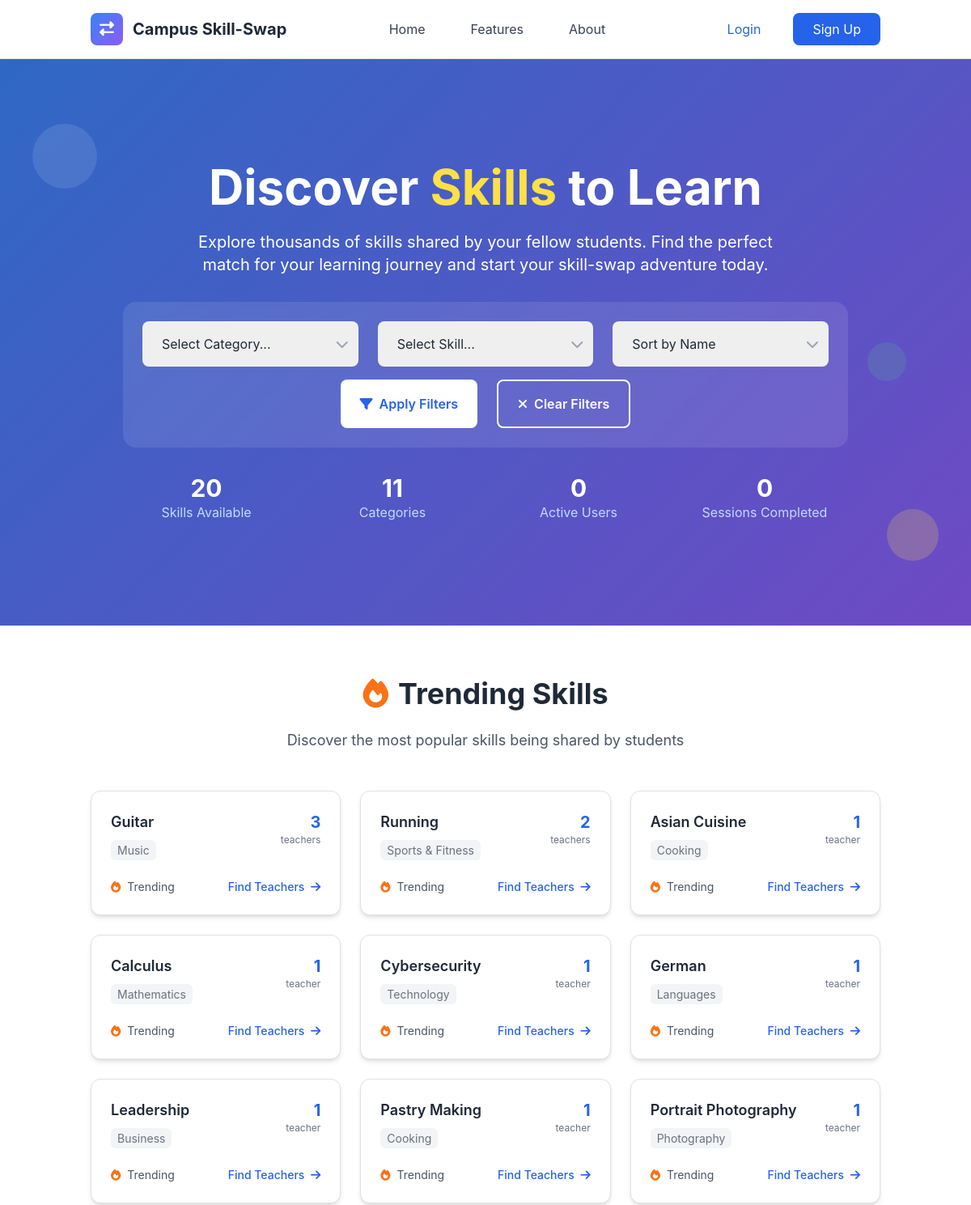
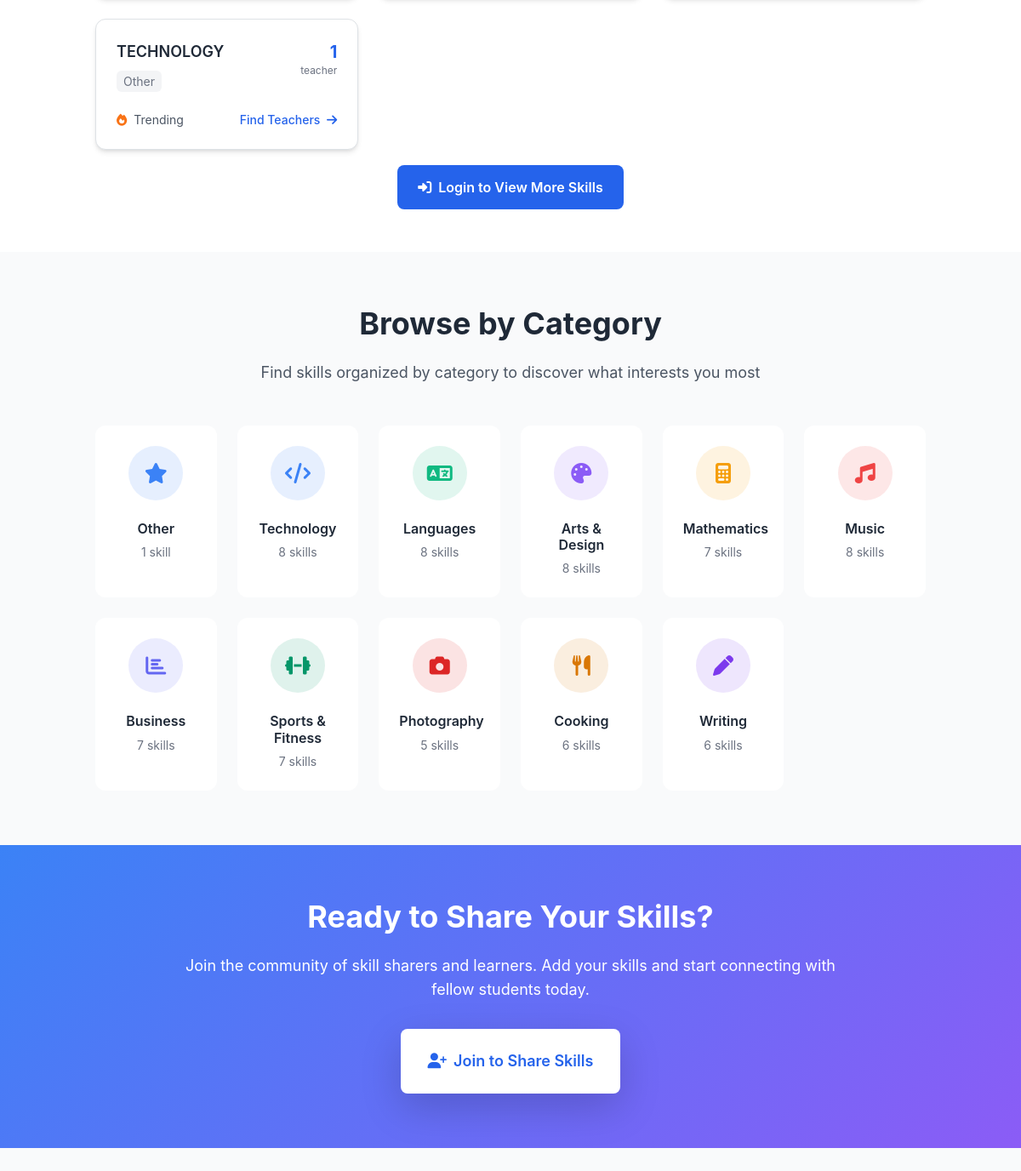
Screenshot of /skills/ with the database file from the repository (2 pictures, top to bottom).
### skills/models.py (models this page shows, shortened)
class Skill(models.Model):
    name = models.CharField(max_length=100)
    category = models.ForeignKey(SkillCategory, on_delete=models.CASCADE, related_name='skills')
    description = models.TextField(blank=True)
    is_popular = models.BooleanField(default=False)
    created_at = models.DateTimeField(auto_now_add=True)
    updated_at = models.DateTimeField(auto_now=True)
    class Meta:
        ordering = ['category__name', 'name']
        unique_together = ['name', 'category']

class SkillCategory(models.Model):
    name = models.CharField(max_length=100, unique=True)
    description = models.TextField(blank=True)
    icon = models.CharField(max_length=50, blank=True, help_text="CSS icon class")
    color = models.CharField(max_length=7, default='#3B82F6', help_text="Hex color code")
    is_active = models.BooleanField(default=True)
    created_at = models.DateTimeField(auto_now_add=True)
    updated_at = models.DateTimeField(auto_now=True)
    class Meta:
        ordering = ['name']
        verbose_name_plural = "Skill Categories"
        db_table = 'category'

### skills/views.py (the view, shortened to what this page needs)
# urls.py: path('', views.SkillListView.as_view(), name='skill_list'),
class SkillListView(ListView):
    model = Skill
    template_name = 'skills/skill_list.html'
    context_object_name = 'skills'
    paginate_by = 20
    def get_queryset(self):
        queryset = Skill.objects.filter(category__is_active=True).annotate(
            offered_count=Count('offered_by_users')
        )
        category = self.request.GET.get('category')
        skill = self.request.GET.get('skill')
        sort_by = self.request.GET.get('sort', 'name')
        if category:
            queryset = queryset.filter(category_id=category)
        if skill:
            queryset = queryset.filter(id=skill)
        if sort_by == 'popular':
            queryset = queryset.order_by('-offered_count', 'name')
        elif sort_by == 'recent':
            queryset = queryset.order_by('-created_at', 'name')
        else:  # default to name
            queryset = queryset.order_by('name')
        return queryset
    def get_context_data(self, **kwargs):
        context = super().get_context_data(**kwargs)
        context['search_form'] = SkillSearchForm(self.request.GET)
        has_filters = bool(self.request.GET.get('category') or self.request.GET.get('skill'))
        show_trending = not has_filters
        context['show_trending'] = show_trending
        show_skills_grid = has_filters or self.request.GET.get('find_teachers')
        context['show_skills_grid'] = show_skills_grid
        if show_trending:
            trending_skills = (Skill.objects
                              .filter(category__is_active=True)
                              .annotate(offered_count=Count('offered_by_users'))
                              .filter(offered_count__gt=0)
                              .order_by('-offered_count', 'name')[:10])
            context['trending_skills'] = trending_skills
        context['categories'] = SkillCategory.objects.filter(is_active=True).annotate(
            skill_count=Count('skills')
        )
        if self.request.GET.get('category'):
            try:
                selected_category = SkillCategory.objects.get(id=self.request.GET.get('category'))
                context['selected_category'] = selected_category
            except SkillCategory.DoesNotExist:
                pass
        if self.request.GET.get('skill'):
            try:
                selected_skill = Skill.objects.get(id=self.request.GET.get('skill'))
                context['selected_skill'] = selected_skill
            except Skill.DoesNotExist:
                pass
        context['show_more_url'] = 'skills:trending_skills_more'
        return context

### templates/skills/skill_list.html (shortened to what this page needs)
{% extends 'base.html' %}
{% load static %}
{% block content %}
<section class="gradient-bg relative overflow-hidden">
    <div class="relative container mx-auto px-4 py-20 lg:py-32">
        <div class="text-center text-white">
            <h1 class="text-4xl lg:text-6xl font-bold mb-6 leading-tight">
                Discover <span class="text-yellow-300">Skills</span> to Learn
            </h1>
            <p class="text-lg lg:text-xl mb-8 max-w-3xl mx-auto">
                Explore thousands of skills shared by your fellow students. Find the perfect match for your learning journey
                and start your skill-swap adventure today.
            </p>
            <div class="max-w-4xl mx-auto bg-white/10 backdrop-blur-sm rounded-2xl p-6 mb-8">
                <form method="get" class="space-y-4">
                    <div class="grid grid-cols-1 md:grid-cols-3 gap-4">
                        <div class="relative">
                            <select name="category" id="id_category" class="w-full px-4 py-3 rounded-lg border-0 text-gray-800 focus:ring-2 focus:ring-blue-500 appearance-none">
                                <option value="">Select Category...</option>
                            </select>
                        </div>
                        <div class="relative">
                            <select name="skill" id="id_skill" class="w-full px-4 py-3 rounded-lg border-0 text-gray-800 focus:ring-2 focus:ring-blue-500 appearance-none" {% if not request.GET.category %}disabled{% endif %}>
                                <option value="">Select Skill...</option>
                            </select>
                        </div>
                        <div class="relative">
                            <select name="sort" class="w-full px-4 py-3 rounded-lg border-0 text-gray-800 focus:ring-2 focus:ring-blue-500 appearance-none">
                                <option value="name" {% if request.GET.sort == 'name' %}selected{% endif %}>Sort by Name</option>
                            </select>
                        </div>
                    </div>
                    <div class="flex flex-col sm:flex-row gap-4 justify-center">
                        <button type="submit" class="bg-white text-blue-600 px-6 py-3 rounded-lg font-semibold hover:bg-gray-100 transition-all">
                            <i class="fas fa-filter mr-2"></i>Apply Filters
                        </button>
                        <a href="{% url 'skills:skill_list' %}" class="border-2 border-white text-white px-6 py-3 rounded-lg font-semibold hover:bg-white hover:text-blue-600 transition-all text-center">
                            <i class="fas fa-times mr-2"></i>Clear Filters
                        </a>
                    </div>
                </form>
            </div>
            <div class="grid grid-cols-2 md:grid-cols-4 gap-6 max-w-4xl mx-auto">
                <div class="text-center">
                    <div class="text-3xl font-bold">{{ skills.count|default:"0" }}</div>
                    <div class="text-blue-200">Skills Available</div>
                </div>
                <div class="text-center">
                    <div class="text-3xl font-bold">{{ categories.count|default:"0" }}</div>
                    <div class="text-blue-200">Categories</div>
                </div>
                <div class="text-center">
                    <div class="text-3xl font-bold">{{ total_users|default:"0" }}</div>
                    <div class="text-blue-200">Active Users</div>
                </div>
                <div class="text-center">
                    <div class="text-3xl font-bold">{{ total_sessions|default:"0" }}</div>
                    <div class="text-blue-200">Sessions Completed</div>
                </div>
            </div>
        </div>
    </div>
    <div class="absolute top-20 left-10 w-20 h-20 bg-white opacity-10 rounded-full animate-bounce"></div>
    <div class="absolute bottom-20 right-10 w-16 h-16 bg-yellow-300 opacity-20 rounded-full animate-pulse"></div>
    <div class="absolute top-1/2 right-20 w-12 h-12 bg-green-400 opacity-15 rounded-full animate-bounce delay-75"></div>
</section>
{% if show_trending %}
<section class="py-16 bg-white" id="trending-skills">
    <div class="container mx-auto px-4">
        <div class="text-center mb-12">
            <h2 class="text-3xl lg:text-4xl font-bold text-gray-800 mb-4">
                <i class="fas fa-fire text-orange-500 mr-3"></i>Trending Skills
            </h2>
            <p class="text-lg text-gray-600">
                Discover the most popular skills being shared by students
            </p>
        </div>
        {% if trending_skills %}
            <div class="grid grid-cols-1 md:grid-cols-2 lg:grid-cols-3 gap-6 mb-8">
                {% for skill in trending_skills %}
                    <div class="skill-card bg-white rounded-xl shadow-md p-6 hover:shadow-lg transition-all border">
                        <div class="flex items-start justify-between mb-4">
                            <div class="flex-1">
                                <h3 class="text-lg font-semibold text-gray-800 mb-2">{{ skill.name }}</h3>
                                <span class="text-sm text-gray-500 bg-gray-100 px-2 py-1 rounded">{{ skill.category.name }}</span>
                            </div>
                            <div class="text-right">
                                <div class="text-xl font-bold text-blue-600">{{ skill.offered_count }}</div>
                                <div class="text-xs text-gray-500">teacher{{ skill.offered_count|pluralize }}</div>
                            </div>
                        </div>
                        <div class="flex justify-between items-center">
                            <div class="flex items-center space-x-2">
                                <i class="fas fa-fire text-orange-500 text-sm"></i>
                                <span class="text-sm text-gray-600">Trending</span>
                            </div>
                            <a href="?skill={{ skill.id }}&find_teachers=1" class="text-blue-600 hover:text-blue-800 text-sm font-medium">
                                Find Teachers <i class="fas fa-arrow-right ml-1"></i>
                            </a>
                        </div>
                    </div>
                {% endfor %}
            </div>
            <div class="text-center">
                {% if user.is_authenticated %}
                    <a href="{% url 'skills:trending_skills_more' %}" class="bg-blue-600 text-white px-6 py-3 rounded-lg font-semibold hover:bg-blue-700 transition-all">
                        <i class="fas fa-arrow-right mr-2"></i>View More Skills
                    </a>
                {% else %}
                    <a href="{% url 'accounts:login' %}" class="bg-blue-600 text-white px-6 py-3 rounded-lg font-semibold hover:bg-blue-700 transition-all">
                        <i class="fas fa-sign-in-alt mr-2"></i>Login to View More Skills
                    </a>
                {% endif %}
            </div>
        {% endif %}
    </div>
</section>
{% endif %}
<section class="py-16 bg-gray-50">
    <div class="container mx-auto px-4">
        <div class="text-center mb-12">
            <h2 class="text-3xl lg:text-4xl font-bold text-gray-800 mb-4">
                Browse by Category
            </h2>
            <p class="text-lg text-gray-600">
                Find skills organized by category to discover what interests you most
            </p>
        </div>
        <div class="grid grid-cols-2 md:grid-cols-4 lg:grid-cols-6 gap-4">
            {% for category in categories %}
                <a href="?category={{ category.id }}" class="category-card bg-white p-6 rounded-xl text-center hover:shadow-lg transition-all transform hover:-translate-y-1">
                    <div class="w-16 h-16 bg-blue-100 rounded-full flex items-center justify-center mx-auto mb-4" style="background-color: {{ category.color }}20;">
                        <i class="{{ category.icon|default:'fas fa-star' }} text-2xl" style="color: {{ category.color }};"></i>
                    </div>
                    <h3 class="font-semibold text-gray-800 mb-2">{{ category.name }}</h3>
                    <p class="text-sm text-gray-500">{{ category.skill_count }} skill{{ category.skill_count|pluralize }}</p>
                </a>
            {% endfor %}
        </div>
    </div>
</section>
<section class="gradient-bg py-16">
    <div class="container mx-auto px-4 text-center">
        <div class="max-w-3xl mx-auto text-white">
            <h2 class="text-3xl lg:text-4xl font-bold mb-6">
                Ready to Share Your Skills?
            </h2>
            <p class="text-lg mb-8">
                Join the community of skill sharers and learners. Add your skills and start connecting with fellow students today.
            </p>
            {% if user.is_authenticated %}
                <a href="{% url 'skills:add_skill' %}"
                   class="bg-white text-blue-600 px-8 py-4 rounded-lg font-semibold text-lg hover:bg-gray-100 transition-all transform hover:scale-105 shadow-lg inline-block">
                    <i class="fas fa-plus mr-2"></i>Add Your Skills
                </a>
            {% else %}
                <a href="{% url 'accounts:register' %}"
                   class="bg-white text-blue-600 px-8 py-4 rounded-lg font-semibold text-lg hover:bg-gray-100 transition-all transform hover:scale-105 shadow-lg inline-block">
                    <i class="fas fa-user-plus mr-2"></i>Join to Share Skills
                </a>
            {% endif %}
        </div>
    </div>
</section>
{% endblock %}

### rows the page displays
Skill: name "Guitar", category.name "Music", offered_count "3"
Skill: name "Running", category.name "Sports & Fitness", offered_count "2"
Skill: name "Asian Cuisine", category.name "Cooking", offered_count "1"
Skill: name "Calculus", category.name "Mathematics", offered_count "1"
Skill: name "Cybersecurity", category.name "Technology", offered_count "1"
Skill: name "German", category.name "Languages", offered_count "1"
Skill: name "Leadership", category.name "Business", offered_count "1"
Skill: name "Pastry Making", category.name "Cooking", offered_count "1"
Skill: name "Portrait Photography", category.name "Photography", offered_count "1"
Skill: name "TECHNOLOGY", category.name "Other", offered_count "1"
SkillCategory: name "Other", skill_count "1"
SkillCategory: name "Technology", skill_count "8"
SkillCategory: name "Languages", skill_count "8"
SkillCategory: name "Arts & Design", skill_count "8"
SkillCategory: name "Mathematics", skill_count "7"
SkillCategory: name "Music", skill_count "8"
SkillCategory: name "Business", skill_count "7"
SkillCategory: name "Sports & Fitness", skill_count "7"
SkillCategory: name "Photography", skill_count "5"
SkillCategory: name "Cooking", skill_count "6"
SkillCategory: name "Writing", skill_count "6"

### other values shown
{{ skills.count|default:"0" }} "20"
{{ categories.count|default:"0" }} "11"
{{ total_users|default:"0" }} "0"
{{ total_sessions|default:"0" }} "0"
